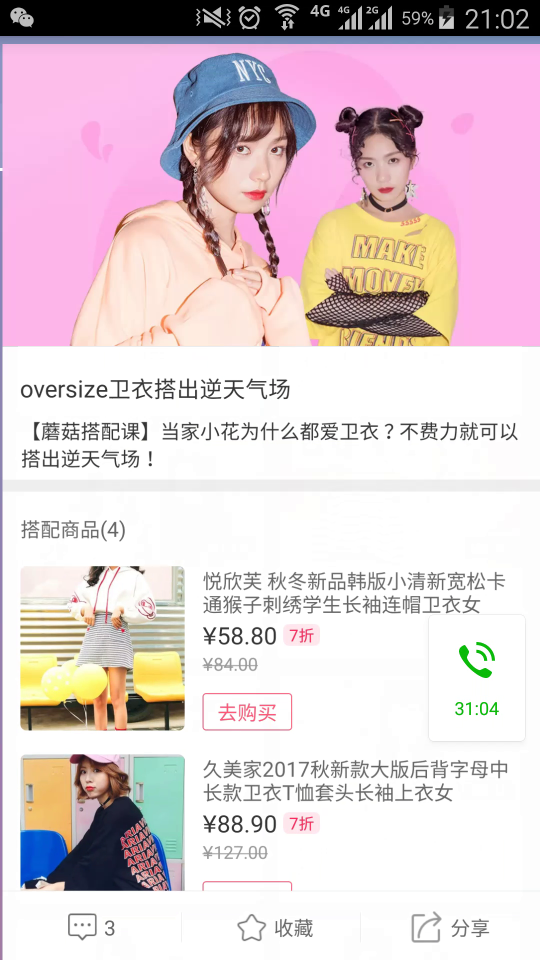
#> input picture frame 27 of 1.mp4, 1080 x 1920 px, given in place of love1_3.mp4, which was not available (shown at 1/2 size)
$ python writer.py   (Python 2 division)   (older library calls are emulated)
#> lines starting #> are read from the running program, lines starting #| are printed output that depends on the picture; after the words box and inside, x2 and y2 are one past the last pixel; in counts of white or black regions, pixels touching at a corner belong together; pictures that were not available may be replaced by others from this repository, and a replacement may not be noted
# coding=utf-8
import os
import cv2
import numpy as np
import imutils
import random

# PATH_VIDEO = u'/Users/zijiao/Desktop/love1_3.mp4'
PATH_VIDEO = u'/Users/zijiao/Desktop/love1_3.mp4'
PATH_SAVE = 'images'

if __name__ == '__main__':
    cap = cv2.VideoCapture(PATH_VIDEO)
    fps = 24  # 视频帧率
    w = int(cap.get(3))
    h = int(cap.get(4))

    # 获得码率及尺寸
    # fps = cap.get(cv2.CV_CAP_PROP_FPS)
    # size = (int(cap.get(cv2.CV_CAP_PROP_FRAME_WIDTH)),
    #         int(cap.get(cv2.CV_CAP_PROP_FRAME_HEIGHT)))

    # 指定写视频的格式, I420-avi, MJPG-mp4
    videoWriter = cv2.VideoWriter('./3.mp4', cv2.VideoWriter_fourcc(*'MJPG'), fps, (w, h))

    face_cascade = cv2.CascadeClassifier('../config/haarcascade_frontalface_default.xml')
    c = 0
    while cap.isOpened():
        ret, frame = cap.read()
#> frame is the input picture: shape (1920, 1080, 3); mean B, G, R 211.7, 206, 223.2
        # frame = imutils.resize(frame, 300)
        faces = face_cascade.detectMultiScale(frame, 1.3, 5)
#> faces = [[703, 276, 126, 126]]
        for i, (x, y, w, h) in enumerate(faces):
            face = frame[y: y + h, x: x + w, :]
            cv2.rectangle(frame, (x, y), (x + w, y + h), (00, 00, 255), 2)
#> this loop made 1 pass
#> pass 1, `face = frame[y: y + h, x: x + w, :]`:
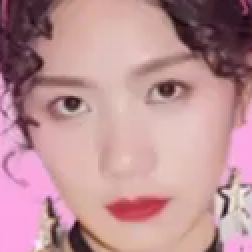
#> face: shape (126, 126, 3) (shown 2 times larger); mean B, G, R 150, 145.3, 189.1
#> after the loop:
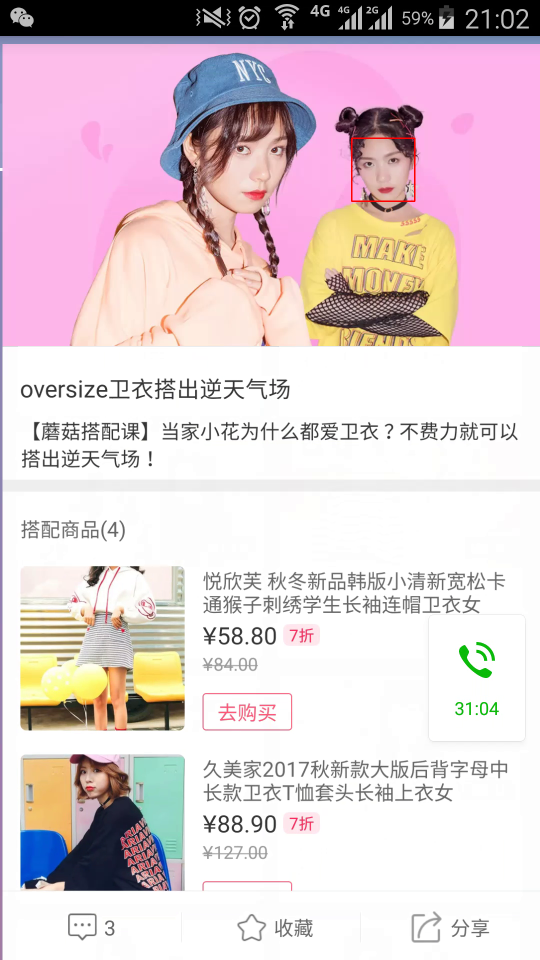
#> frame: shape (1920, 1080, 3) (shown at 1/2 size); 0.07% of pixels changed, all inside (x1, y1, x2, y2) = (702, 275, 831, 404)
        try:
            # cv2.imshow('Face Detection', frame)

            # cv2.waitKey(1000 / int(fps))  # 延迟
            videoWriter.write(frame)  # 写视频帧
            print 'Progress %3.3f%%, Frame %s' % (cap.get(2) * 100, c)
            c += 1
        except Exception as e:
            print(e)
            break
        if cv2.waitKey(1) & 0xFF == ord('q'):
#> (key q is pressed here)
            break
    videoWriter.release()
    cap.release()
    cv2.destroyAllWindows()

$ run again, starting later in the video
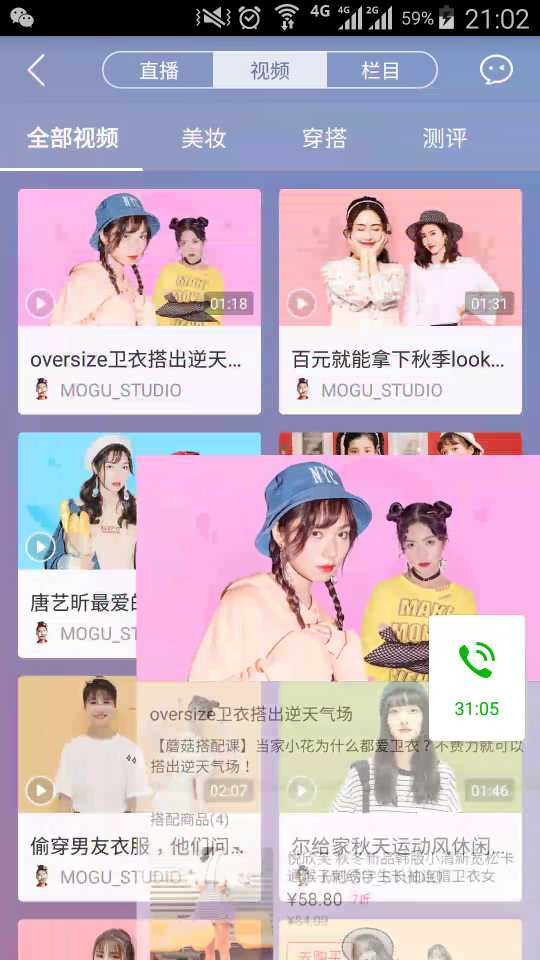
#> input picture frame 121 of 1.mp4, 1080 x 1920 px, given in place of love1_3.mp4, which was not available (shown at 1/2 size)
#> frame is the input picture: shape (1920, 1080, 3); mean B, G, R 195.8, 182, 198.6
#> faces = [[834, 448, 58, 58], [352, 463, 59, 59], [688, 875, 71, 71], [693, 424, 87, 87], [754, 529, 69, 69], [161, 1374, 80, 80], [795, 1051, 100, 100], [764, 1388, 93, 93]]
#> the loop `for i, (x, y, w, h) in enumerate(faces):` made 8 passes
#> pass 3, `face = frame[y: y + h, x: x + w, :]`:
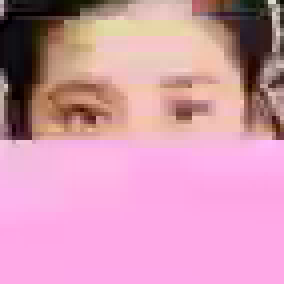
#> face: shape (71, 71, 3) (shown 4 times larger); mean B, G, R 175.1, 152.1, 211
#> after the loop `for i, (x, y, w, h) in enumerate(faces):`:
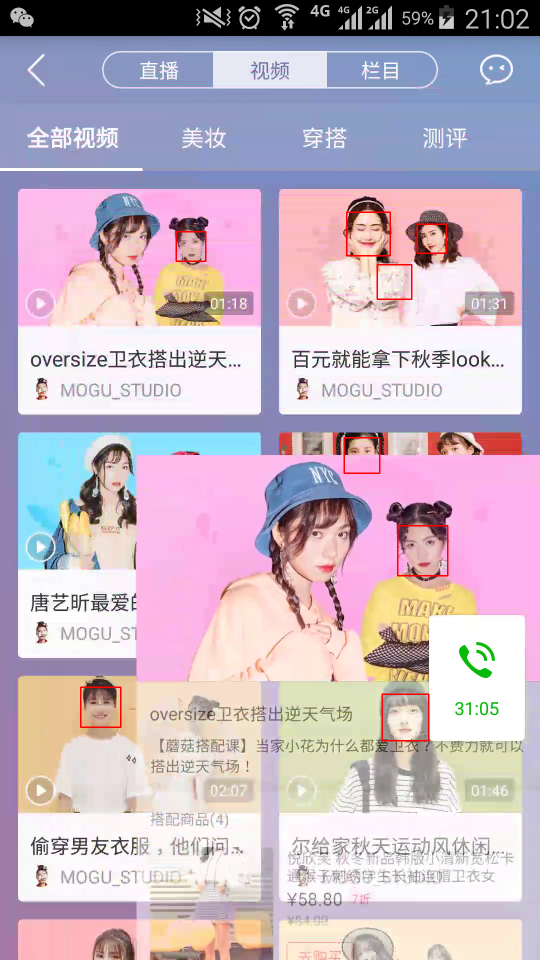
#> frame: shape (1920, 1080, 3) (shown at 1/2 size); 0.36% of pixels changed, all inside (x1, y1, x2, y2) = (160, 423, 897, 1483)
